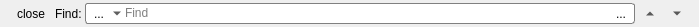
<?xml version="1.0" encoding="UTF-8"?>
<ui version="4.0">
 <class>SearchTools</class>
 <widget class="QWidget" name="SearchTools">
  <property name="geometry">
   <rect>
    <x>0</x>
    <y>0</y>
    <width>699</width>
    <height>27</height>
   </rect>
  </property>
  <property name="windowTitle">
   <string>Form</string>
  </property>
  <property name="styleSheet">
   <string notr="true"/>
  </property>
  <layout class="QHBoxLayout" name="horizontalLayout">
   <property name="spacing">
    <number>3</number>
   </property>
   <property name="leftMargin">
    <number>10</number>
   </property>
   <property name="topMargin">
    <number>2</number>
   </property>
   <property name="rightMargin">
    <number>10</number>
   </property>
   <property name="bottomMargin">
    <number>2</number>
   </property>
   <item>
    <widget class="QToolButton" name="toolButtonClose">
     <property name="text">
      <string>close</string>
     </property>
     <property name="autoRaise">
      <bool>true</bool>
     </property>
    </widget>
   </item>
   <item>
    <widget class="QLabel" name="label">
     <property name="text">
      <string>Find:</string>
     </property>
    </widget>
   </item>
   <item>
    <widget class="QWidget" name="widgetSearch" native="true">
     <property name="sizePolicy">
      <sizepolicy hsizetype="Preferred" vsizetype="Fixed">
       <horstretch>0</horstretch>
       <verstretch>0</verstretch>
      </sizepolicy>
     </property>
     <property name="styleSheet">
      <string notr="true">QWidget#widgetSearch{
background-color: palette(base);
border-radius:3;
 border: 1px solid gray;
}
</string>
     </property>
     <layout class="QHBoxLayout" name="horizontalLayout_2">
      <property name="spacing">
       <number>0</number>
      </property>
      <property name="leftMargin">
       <number>2</number>
      </property>
      <property name="topMargin">
       <number>0</number>
      </property>
      <property name="rightMargin">
       <number>2</number>
      </property>
      <property name="bottomMargin">
       <number>0</number>
      </property>
      <item>
       <widget class="QToolButton" name="toolButtonFind">
        <property name="text">
         <string>...</string>
        </property>
        <property name="popupMode">
         <enum>QToolButton::MenuButtonPopup</enum>
        </property>
        <property name="autoRaise">
         <bool>true</bool>
        </property>
       </widget>
      </item>
      <item>
       <widget class="QLineEdit" name="lineEditFind">
        <property name="frame">
         <bool>false</bool>
        </property>
        <property name="placeholderText">
         <string>Find</string>
        </property>
       </widget>
      </item>
      <item>
       <widget class="QToolButton" name="toolButtonClear">
        <property name="text">
         <string>...</string>
        </property>
        <property name="autoRaise">
         <bool>true</bool>
        </property>
       </widget>
      </item>
     </layout>
    </widget>
   </item>
   <item>
    <widget class="QToolButton" name="toolButtonPrev">
     <property name="text">
      <string>...</string>
     </property>
     <property name="autoRaise">
      <bool>true</bool>
     </property>
     <property name="arrowType">
      <enum>Qt::UpArrow</enum>
     </property>
    </widget>
   </item>
   <item>
    <widget class="QToolButton" name="toolButtonNext">
     <property name="text">
      <string>...</string>
     </property>
     <property name="autoRaise">
      <bool>true</bool>
     </property>
     <property name="arrowType">
      <enum>Qt::DownArrow</enum>
     </property>
    </widget>
   </item>
  </layout>
 </widget>
 <resources/>
 <connections/>
</ui>
